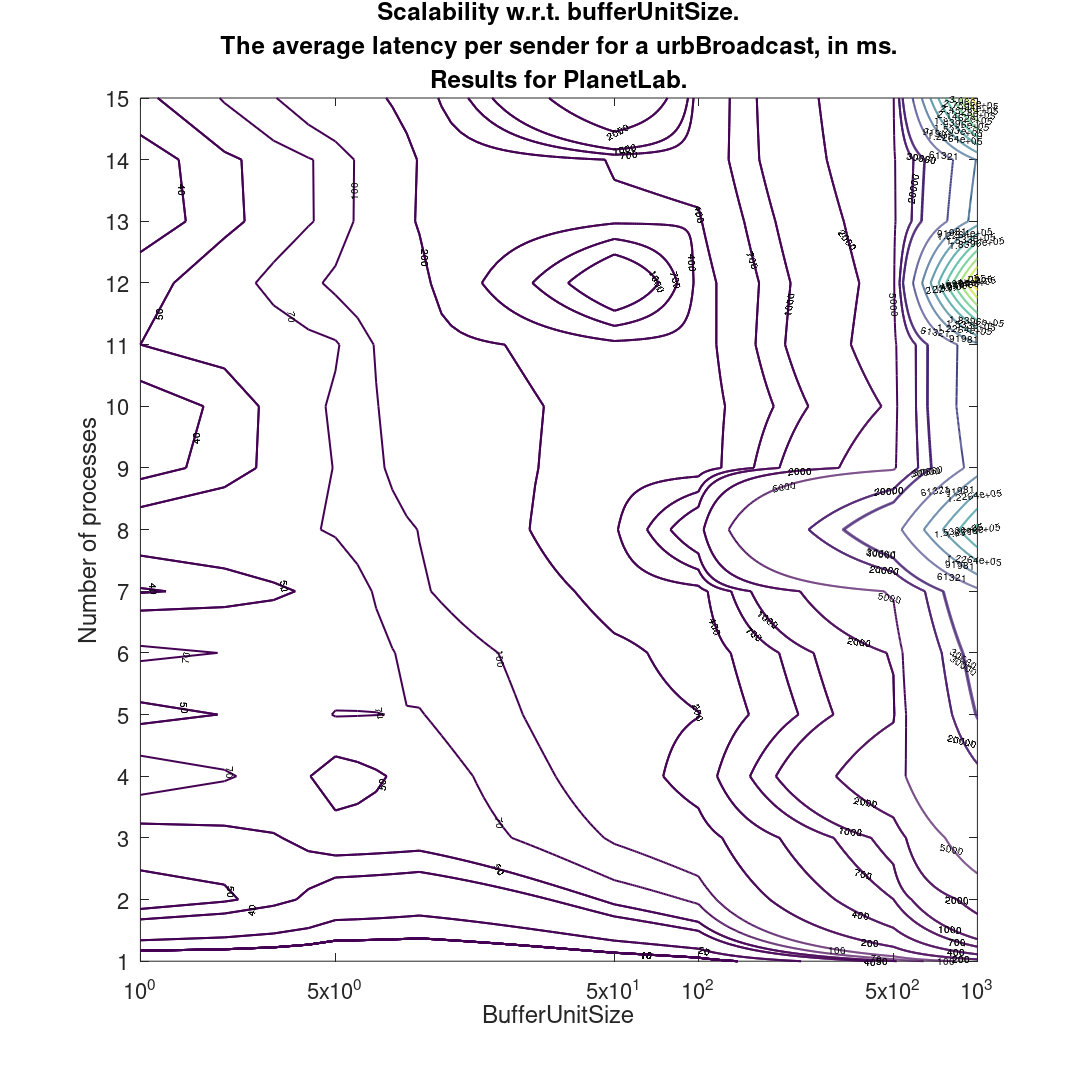

Here is the MATLAB script that generated this plot:
clf
set(0,'DefaultFigureVisible','off')
figure('DefaultAxesFontSize',22);
x = [;100;500;1;500;100;1;1;100;500;1;100;500;100;1;500;100;500;1;1;100;500;100;1;500;1;100;500;100;1;500;1;100;500;500;1;100;1;500;100;100;1;500;100;500;1;1000;1000;1000;1000;1000;1000;1000;1000;1000;1000;1000;1000;1000;1000;1000;10;10;10;10;10;10;10;10;10;10;10;10;10;10;10;50;5;5;50;50;5;50;5;50;5;5;50;5;50;5;50;5;50;50;5;50;5;50;5;5;50;5;50;50;5];
y = [;1;1;1;2;2;2;3;3;3;4;4;4;5;5;5;6;6;6;7;7;7;8;8;8;9;9;9;10;10;10;11;11;11;12;12;12;13;13;13;14;14;14;15;15;15;1;2;3;4;5;6;7;8;9;10;11;12;13;14;15;1;2;3;4;5;6;7;8;9;10;11;12;13;14;15;1;1;2;2;3;3;4;4;5;5;6;6;7;7;8;8;9;9;10;10;11;11;12;12;13;13;14;14;15;15];
z = [;6;48;0;697;75;59;40;141;1228;83;263;3553;197;44;1766;257;2128;74;39;297;5481;1443;58;51472;36;232;3461;280;33;2229;50;292;3002;2752;45;302;35;3174;380;470;36;3718;426;4135;46;126;2568;8309;17193;31040;38608;54346;193199;76464;88900;86797;336092;107156;94247;337263;0;27;56;59;69;78;96;101;129;135;156;166;209;205;246;3;0;30;54;105;58;138;40;161;71;56;174;56;256;72;368;71;299;280;74;328;67;1551;108;79;359;79;420;3911;150];
[X,Y]=meshgrid(min(x):max(x),min(y):max(y));
Z=griddata(x,y,z,X,Y);
contour(X,Y,Z, 'linewidth', 2, 'ShowText','on');
hold on
contour(X,Y,Z, 'LevelList', [0;20;10], 'linewidth', 2, 'ShowText','on');
contour(X,Y,Z, 'LevelList', [20;40;10], 'linewidth', 2, 'ShowText','on');
contour(X,Y,Z, 'LevelList', [40;50;10], 'linewidth', 2, 'ShowText','on');
contour(X,Y,Z, 'LevelList', [50;70;10], 'linewidth', 2, 'ShowText','on');
contour(X,Y,Z, 'LevelList', [100;200;10], 'linewidth', 2, 'ShowText','on');
contour(X,Y,Z, 'LevelList', [200;400;10], 'linewidth', 2, 'ShowText','on');
contour(X,Y,Z, 'LevelList', [400;700;10], 'linewidth', 2, 'ShowText','on');
contour(X,Y,Z, 'LevelList', [700;1000;10], 'linewidth', 2, 'ShowText','on');
contour(X,Y,Z, 'LevelList', [1000;2000;10], 'linewidth', 2, 'ShowText','on');
contour(X,Y,Z, 'LevelList', [2000;2000;10], 'linewidth', 2, 'ShowText','on');
contour(X,Y,Z, 'LevelList', [5000;20000;10], 'linewidth', 2, 'ShowText','on');
contour(X,Y,Z, 'LevelList', [20000;30000;10], 'linewidth', 2, 'ShowText','on');
title({'Scalability w.r.t. bufferUnitSize.', 'The average latency per sender for a urbBroadcast, in ms.', 'Results for PlanetLab.'})
xlabel('BufferUnitSize')
xticks([1, 5, 50, 100, 500, 1000, 10000])
ylabel('Number of processes')
yticks([1, 2, 3, 4, 5, 6, 7, 8, 9, 10, 11, 12, 13, 14, 15])
set(gcf, 'PaperPosition', [0.0 0.0 15 15]);
set(gcf, 'PaperSize', [15 15]);
set(gca, 'XScale', 'log')
saveas(gcf, 'exp3_pl_lat_new.pdf')
